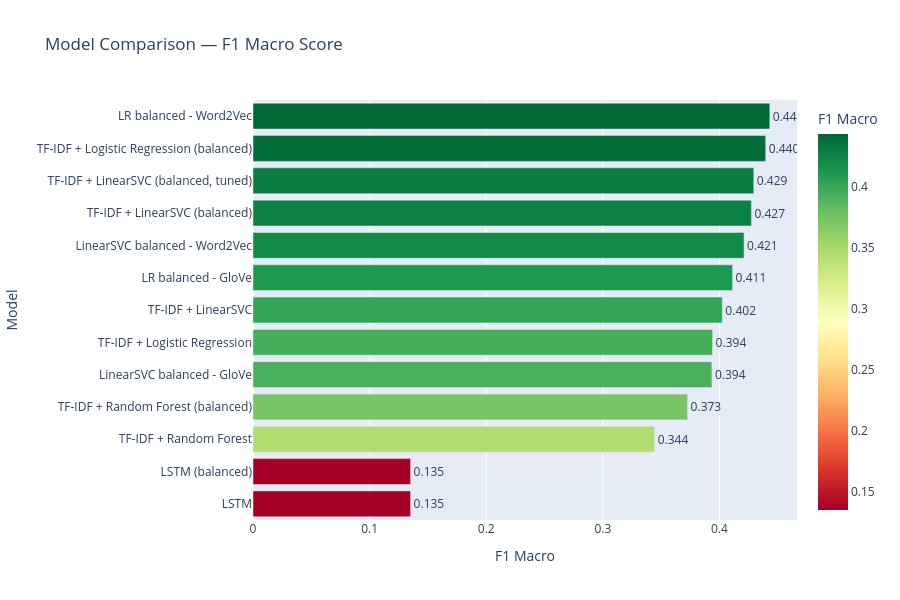

Here is the notebook cell this chart was saved with:
### Code cell
fig = px.bar(
    results_df[results_df['F1 Macro'].notna()].sort_values('F1 Macro', ascending=True),
    x='F1 Macro',
    y='Model',
    orientation='h',
    title='Model Comparison — F1 Macro Score',
    color='F1 Macro',
    color_continuous_scale='RdYlGn',
    text='F1 Macro'
)
fig.update_traces(texttemplate='%{text:.3f}', textposition='outside')
fig.update_layout(yaxis={'categoryorder': 'total ascending'}, height=600)
fig.show()

### Figure 1 — Plotly figure (JSON) as saved in the notebook; plotly's stock layout.template omitted (floating-point values rounded to 4 significant figures)
{"data": [{"alignmentgroup": "True", "hovertemplate": "F1 Macro=%{marker.color}<br>Model=%{y}<extra></extra>", "legendgroup": "", "marker": {"color": [0.1351, 0.1351, 0.3445, 0.3727, 0.3935, 0.3941, 0.4025, 0.4113, 0.4211, 0.4274, 0.4294, 0.4396, 0.4432], "coloraxis": "coloraxis", "pattern": {"shape": ""}}, "name": "", "offsetgroup": "", "orientation": "h", "showlegend": false, "text": [0.1351, 0.1351, 0.3445, 0.3727, 0.3935, 0.3941, 0.4025, 0.4113, 0.4211, 0.4274, 0.4294, 0.4396, 0.4432], "textposition": "outside", "texttemplate": "%{text:.3f}", "type": "bar", "x": [0.1351, 0.1351, 0.3445, 0.3727, 0.3935, 0.3941, 0.4025, 0.4113, 0.4211, 0.4274, 0.4294, 0.4396, 0.4432], "xaxis": "x", "y": ["LSTM", "LSTM (balanced)", "TF-IDF + Random Forest", "TF-IDF + Random Forest (balanced)", "LinearSVC balanced - GloVe", "TF-IDF + Logistic Regression", "TF-IDF + LinearSVC", "LR balanced - GloVe", "LinearSVC balanced - Word2Vec", "TF-IDF + LinearSVC (balanced)", "TF-IDF + LinearSVC (balanced, tuned)", "TF-IDF + Logistic Regression (balanced)", "LR balanced - Word2Vec"], "yaxis": "y"}], "layout": {"barmode": "relative", "coloraxis": {"colorbar": {"title": {"text": "F1 Macro"}}, "colorscale": [[0, "rgb(165,0,38)"], [0.1, "rgb(215,48,39)"], [0.2, "rgb(244,109,67)"], [0.3, "rgb(253,174,97)"], [0.4, "rgb(254,224,139)"], [0.5, "rgb(255,255,191)"], [0.6, "rgb(217,239,139)"], [0.7, "rgb(166,217,106)"], [0.8, "rgb(102,189,99)"], [0.9, "rgb(26,152,80)"], [1, "rgb(0,104,55)"]]}, "height": 600, "legend": {"tracegroupgap": 0}, "title": {"text": "Model Comparison — F1 Macro Score"}, "xaxis": {"anchor": "y", "domain": [0, 1], "title": {"text": "F1 Macro"}}, "yaxis": {"anchor": "x", "categoryorder": "total ascending", "domain": [0, 1], "title": {"text": "Model"}}}}
